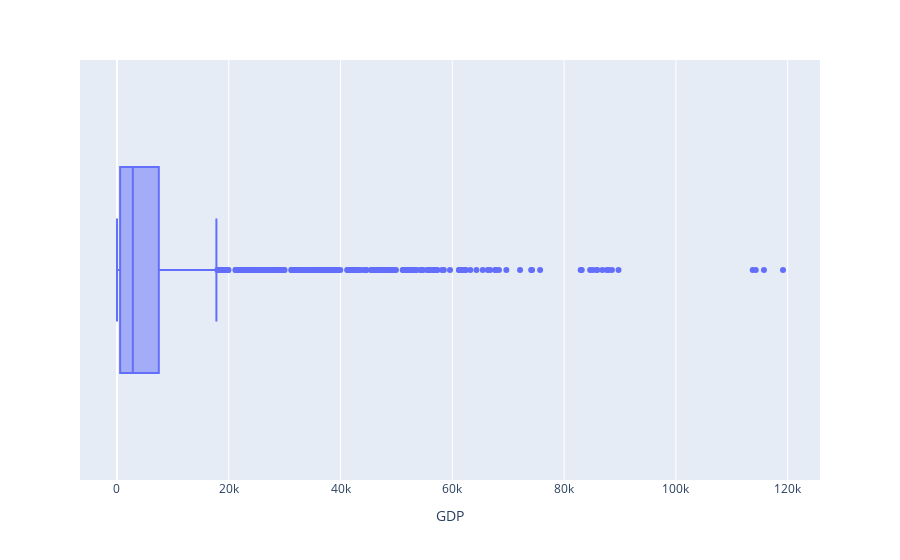
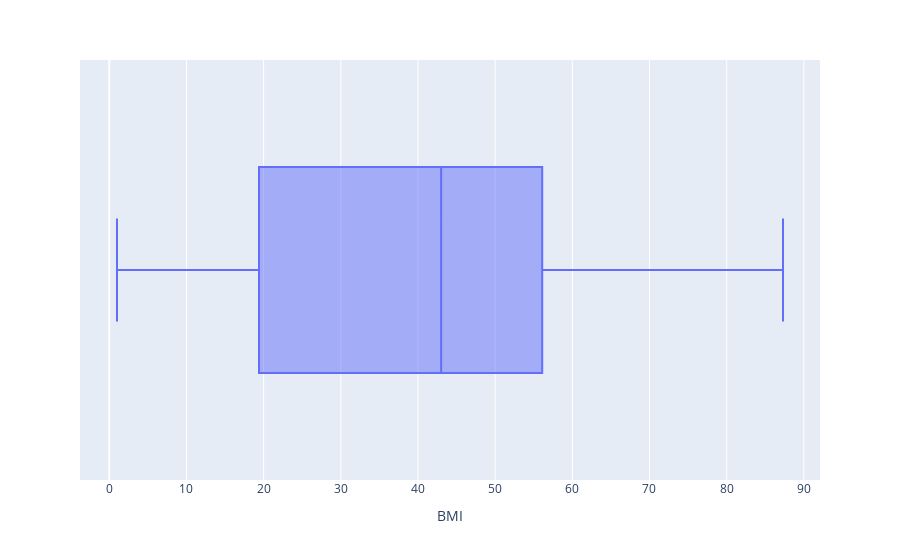
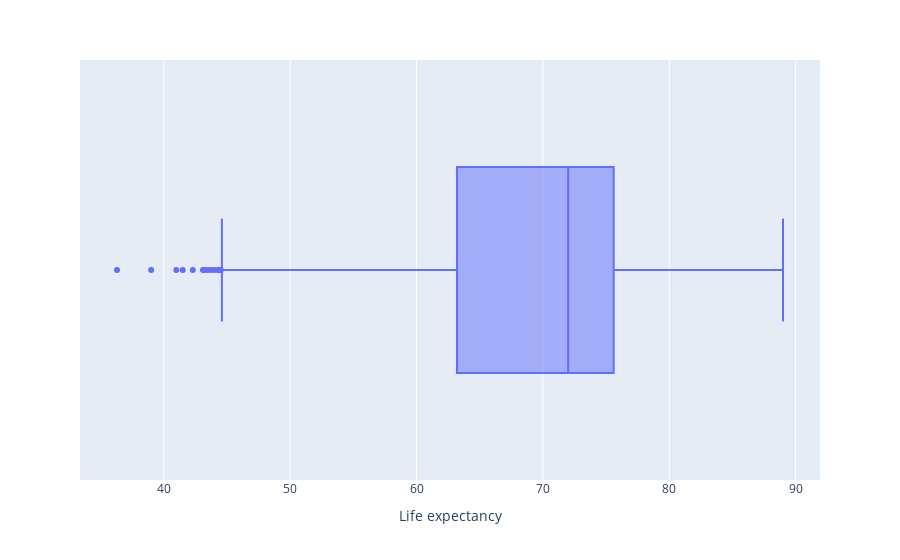

These figures' notebook cell, in order:
### Code cell
import plotly.express as px

for i in ['GDP', 'BMI', 'Life expectancy']:
    fig = px.box(data_filled, x=i)
    fig.show()

### Figure 1 — Plotly figure (JSON) as saved in the notebook; plotly's stock layout.template omitted (floating-point values rounded to 4 significant figures; data arrays with more than 128 entries replaced by an {"elided": "..."} marker saying what was removed)
{"data": [{"alignmentgroup": "True", "hovertemplate": "GDP=%{x}<extra></extra>", "legendgroup": "", "marker": {"color": "#636efa"}, "name": "", "notched": false, "offsetgroup": "", "orientation": "h", "showlegend": false, "type": "box", "x": {"elided": "2938 float values"}, "x0": " ", "xaxis": "x", "y0": " ", "yaxis": "y"}], "layout": {"boxmode": "group", "legend": {"tracegroupgap": 0}, "margin": {"t": 60}, "xaxis": {"anchor": "y", "domain": [0, 1], "title": {"text": "GDP"}}, "yaxis": {"anchor": "x", "domain": [0, 1]}}}

### Figure 2 — Plotly figure (JSON) as saved in the notebook; plotly's stock layout.template omitted (floating-point values rounded to 4 significant figures; data arrays with more than 128 entries replaced by an {"elided": "..."} marker saying what was removed)
{"data": [{"alignmentgroup": "True", "hovertemplate": "BMI=%{x}<extra></extra>", "legendgroup": "", "marker": {"color": "#636efa"}, "name": "", "notched": false, "offsetgroup": "", "orientation": "h", "showlegend": false, "type": "box", "x": {"elided": "2938 float values"}, "x0": " ", "xaxis": "x", "y0": " ", "yaxis": "y"}], "layout": {"boxmode": "group", "legend": {"tracegroupgap": 0}, "margin": {"t": 60}, "xaxis": {"anchor": "y", "domain": [0, 1], "title": {"text": "BMI"}}, "yaxis": {"anchor": "x", "domain": [0, 1]}}}

### Figure 3 — Plotly figure (JSON) as saved in the notebook; plotly's stock layout.template omitted (floating-point values rounded to 4 significant figures; data arrays with more than 128 entries replaced by an {"elided": "..."} marker saying what was removed)
{"data": [{"alignmentgroup": "True", "hovertemplate": "Life expectancy=%{x}<extra></extra>", "legendgroup": "", "marker": {"color": "#636efa"}, "name": "", "notched": false, "offsetgroup": "", "orientation": "h", "showlegend": false, "type": "box", "x": {"elided": "2938 float values"}, "x0": " ", "xaxis": "x", "y0": " ", "yaxis": "y"}], "layout": {"boxmode": "group", "legend": {"tracegroupgap": 0}, "margin": {"t": 60}, "xaxis": {"anchor": "y", "domain": [0, 1], "title": {"text": "Life expectancy"}}, "yaxis": {"anchor": "x", "domain": [0, 1]}}}
